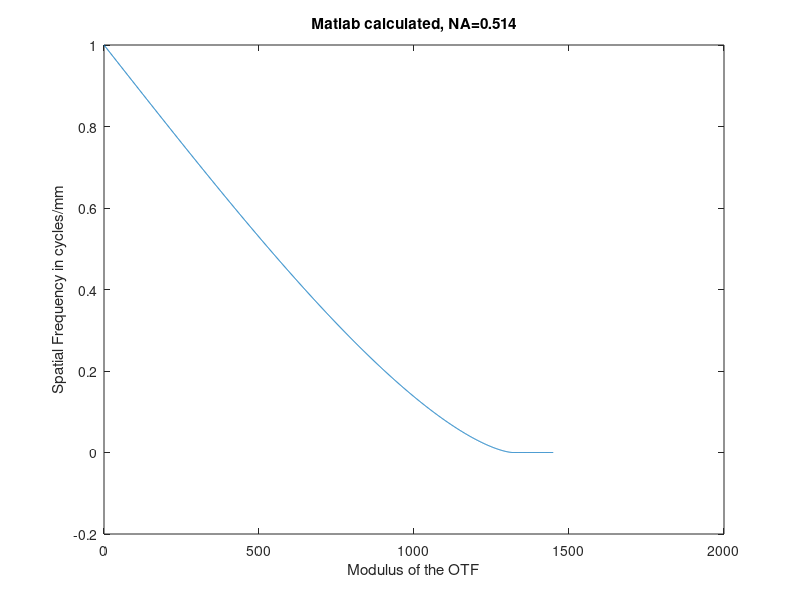

The MATLAB source for this figure:
clear all
%%
NA=0.514;

f_Number=1/(2*NA);

Lambda=0.78;    %micron

Rayleigh_Resolution=0.61*Lambda/NA

(1/Rayleigh_Resolution)*1000/2

f0=1/Lambda/f_Number;   %unit: 1/micron


f0_lpm=f0*1000;   %unit: 1/micron

f=0:(f0_lpm*1.1);

index_f_at_Rayleigh=find(f>(1/Rayleigh_Resolution)*1000/2,1,'first');

MTF_dl=2/pi*(acos(f/f0_lpm)-f./f0_lpm.*(1-(f/f0_lpm).^2).^0.5);

MTF_at_Rayleigh=MTF_dl(index_f_at_Rayleigh)


plot(f,MTF_dl);
title(sprintf('Matlab calculated, NA=%g',NA))
ylabel('Spatial Frequency in cycles/mm');
xlabel('Modulus of the OTF');